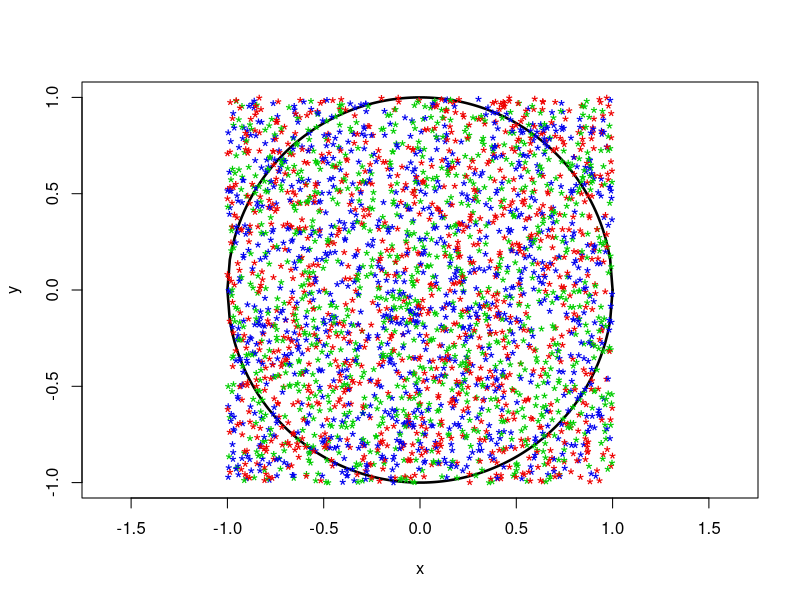
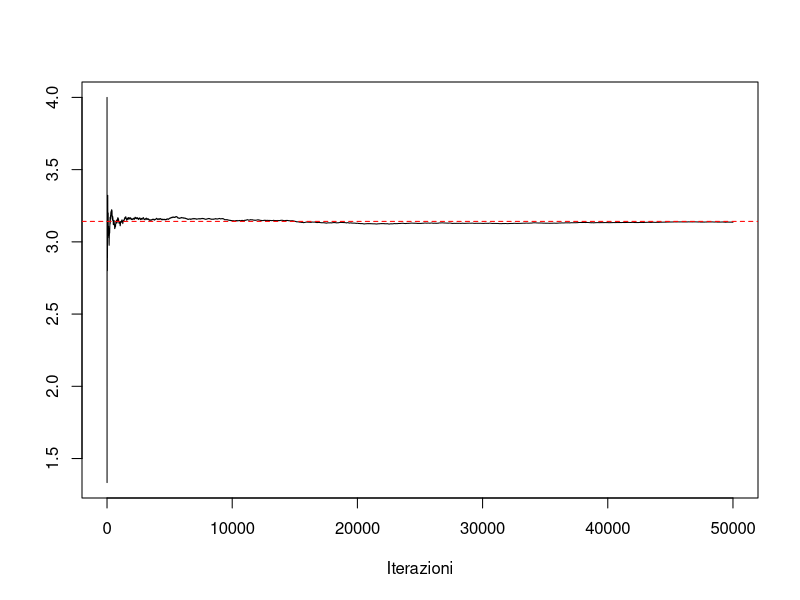
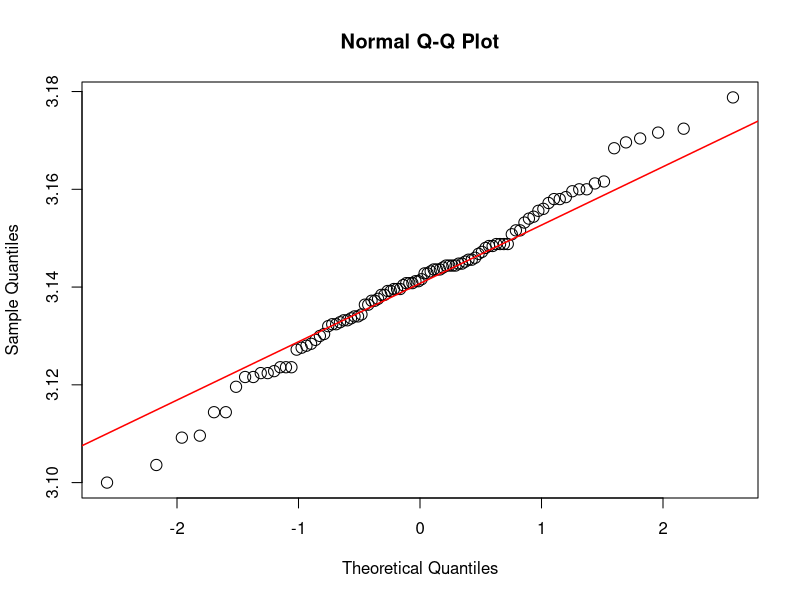
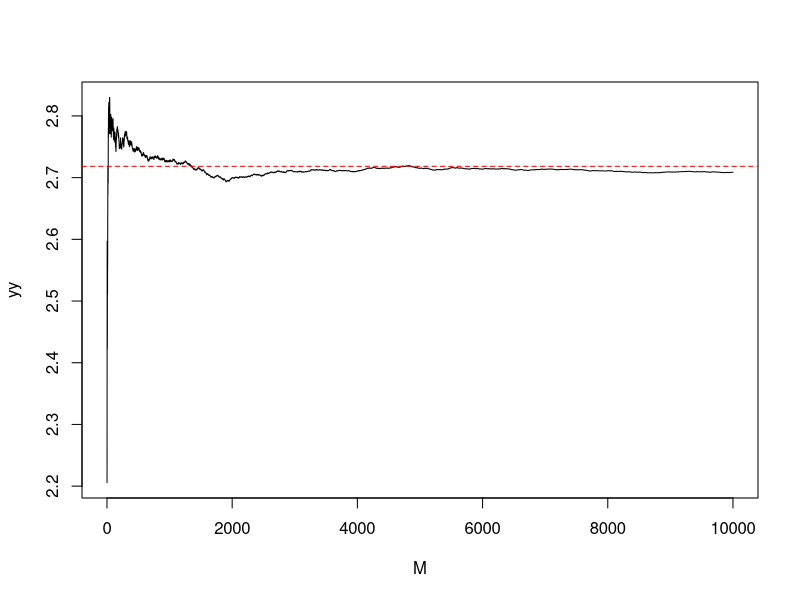

These charts were generated, in order, by the following R code:
library(stringr)
rm(list=ls())
graphics.off()
throw_dart = function(player, count, color){
  
  coords = runif(n=2,min=-1,max=1)
  
  if( norm(coords, type="2")^2 <=1 ){
    count = count + 1
  }
  
  points(coords[1], coords[2], col=color, pch="*",cex=1.25)
  return(count)
  
}

scores = function(players, counts){
  
  string_length = apply(as.matrix(players), MARGIN=1, FUN=function(x){return(nchar(x))})
  
  max_ = max(string_length)
  
  players_ = str_pad(players, width=max_, side="right")  
  for(i in 1:length(players)){
     players_[i] = paste(players_[i], counts[i], sep=" ")
   }
  return(players_)
}

xx = seq(from=-1, to=1, by=0.0125)
yy = sqrt(1-xx^2)

players = c("Aldo", "Andrea", "Michele")
colors = c("red2","green3","blue2")

counts_ = rep(0, length(players))


plot(xx, yy, type="l", lwd=2.5, xlab="x", ylab="y", main="",
     xlim=c(-1,1),ylim=c(-1,1),asp = 1)
points(xx,-yy, type="l", lwd=2.5)
counts = rep(0, length(players))

M = 1000

for(i in 1:M){
  cat(paste("##### \t Lancio ",i,"\t #####\n",sep=""))
  for(j in 1:length(players)){

    if(i<=4){
      readline(prompt=paste(players[j],", premi [enter] per lanciare", sep=""))
    }
    counts[j] = throw_dart(player = players[j], count=counts[j], color=colors[j])
  }
  cat(paste("\t",scores(players,counts),"\n",sep=""))
  cat("\n")
}

Area_ = 4.
P_ = counts/M * Area_
P_

### Stima Pi al variare delle iterazioni MC ###

M = 5e4    # iter. MC
Area_ = 4. # Area quadrato [-1,1] x [-1,1]

{
  start = Sys.time()
  count = rep(0, M)
  
  coords = cbind(runif(M, min=-1, max=1), runif(M,min=-1,max=1))
  for(i in 1:M){
   if(norm(coords[i,],type="2")<=1) count[i] = 1
  }
  
  P_m = cumsum(count)/1:M * Area_
  cat(paste("Esecuzione: ", 
            difftime(Sys.time(),start,units="secs"), "secs", sep=" "))
}

plot(1:M, P_m, type="l", xlab = "Iterazioni", ylab="")
abline(h=pi, col="red", lty=2)

### Test t ###

N = 100
P_ = matrix(nrow=N,ncol=1)
M = 1e4

Area_ = 4.

for(i in 1:N){
  coords = cbind( runif(M, min=-1, max=1), runif(M,min=-1,max=1))
  count = apply(coords, MARGIN=1, #Righe
                FUN= function(x){return (norm(x, type="2")<=1)})
  count = sum(count)
  P_[i] = count/M * Area_
  
}

summary(P_)

qqnorm(P_,cex=1.5)
qqline(P_, col="red",lwd=1.5)
shapiro.test(P_)

alpha = 0.05
Test = t.test(P_, alternative = "two.sided", mu=pi, conf.level = 1-alpha )
Test$conf.int


# Esercizio Casa: Stima Numero di Nepero con MC ( e )

fun = function(x){
  return(exp(x) + 1.)
}

M = seq(from=1, to=1e4, by=1)
xx = runif(M[length(M)])

yy = cumsum(fun(xx))/M

plot(M, yy, type="l")
abline(h=exp(1), col="red", lty=2)
